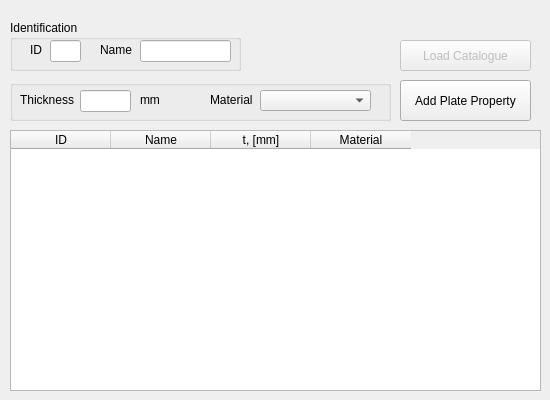
   <widget class="QWidget" name="tab_plate">
    <attribute name="title">
     <string>Plate Property</string>
    </attribute>
    <widget class="QTableWidget" name="tablePlate">
     <property name="enabled">
      <bool>true</bool>
     </property>
     <property name="geometry">
      <rect>
       <x>10</x>
       <y>130</y>
       <width>531</width>
       <height>261</height>
      </rect>
     </property>
     <property name="layoutDirection">
      <enum>Qt::LeftToRight</enum>
     </property>
     <property name="frameShape">
      <enum>QFrame::StyledPanel</enum>
     </property>
     <property name="frameShadow">
      <enum>QFrame::Sunken</enum>
     </property>
     <property name="sizeAdjustPolicy">
      <enum>QAbstractScrollArea::AdjustToContents</enum>
     </property>
     <column>
      <property name="text">
       <string>ID</string>
      </property>
     </column>
     <column>
      <property name="text">
       <string>Name</string>
      </property>
     </column>
     <column>
      <property name="text">
       <string>t, [mm]</string>
      </property>
     </column>
     <column>
      <property name="text">
       <string>Material</string>
      </property>
     </column>
    </widget>
    <widget class="QGroupBox" name="groupBox_2">
     <property name="geometry">
      <rect>
       <x>10</x>
       <y>80</y>
       <width>381</width>
       <height>41</height>
      </rect>
     </property>
     <property name="title">
      <string/>
     </property>
     <widget class="QLabel" name="label_11">
      <property name="geometry">
       <rect>
        <x>10</x>
        <y>10</y>
        <width>61</width>
        <height>20</height>
       </rect>
      </property>
      <property name="text">
       <string>Thickness</string>
      </property>
     </widget>
     <widget class="QLineEdit" name="lineEdit_plateThickness">
      <property name="geometry">
       <rect>
        <x>70</x>
        <y>10</y>
        <width>51</width>
        <height>22</height>
       </rect>
      </property>
     </widget>
     <widget class="QLabel" name="label_23">
      <property name="geometry">
       <rect>
        <x>200</x>
        <y>10</y>
        <width>51</width>
        <height>20</height>
       </rect>
      </property>
      <property name="text">
       <string>Material</string>
      </property>
     </widget>
     <widget class="QComboBox" name="cBox_PlateMaterial">
      <property name="geometry">
       <rect>
        <x>250</x>
        <y>10</y>
        <width>111</width>
        <height>21</height>
       </rect>
      </property>
     </widget>
     <widget class="QLabel" name="label_53">
      <property name="geometry">
       <rect>
        <x>130</x>
        <y>10</y>
        <width>31</width>
        <height>20</height>
       </rect>
      </property>
      <property name="text">
       <string>mm</string>
      </property>
     </widget>
    </widget>
    <widget class="QGroupBox" name="groupBox_8">
     <property name="geometry">
      <rect>
       <x>10</x>
       <y>20</y>
       <width>231</width>
       <height>51</height>
      </rect>
     </property>
     <property name="title">
      <string>Identification</string>
     </property>
     <widget class="QLineEdit" name="lineEdit_plateID">
      <property name="geometry">
       <rect>
        <x>40</x>
        <y>20</y>
        <width>31</width>
        <height>22</height>
       </rect>
      </property>
     </widget>
     <widget class="QLabel" name="label_43">
      <property name="geometry">
       <rect>
        <x>20</x>
        <y>20</y>
        <width>21</width>
        <height>20</height>
       </rect>
      </property>
      <property name="text">
       <string>ID</string>
      </property>
     </widget>
     <widget class="QLineEdit" name="lineEdit_plateName">
      <property name="geometry">
       <rect>
        <x>130</x>
        <y>20</y>
        <width>91</width>
        <height>22</height>
       </rect>
      </property>
     </widget>
     <widget class="QLabel" name="label_52">
      <property name="geometry">
       <rect>
        <x>90</x>
        <y>20</y>
        <width>41</width>
        <height>20</height>
       </rect>
      </property>
      <property name="text">
       <string>Name</string>
      </property>
     </widget>
    </widget>
    <widget class="QPushButton" name="btnAddNewPlate">
     <property name="geometry">
      <rect>
       <x>400</x>
       <y>80</y>
       <width>131</width>
       <height>41</height>
      </rect>
     </property>
     <property name="text">
      <string>Add Plate Property</string>
     </property>
    </widget>
    <widget class="QPushButton" name="pushButton_18">
     <property name="enabled">
      <bool>false</bool>
     </property>
     <property name="geometry">
      <rect>
       <x>400</x>
       <y>40</y>
       <width>131</width>
       <height>31</height>
      </rect>
     </property>
     <property name="text">
      <string>Load Catalogue</string>
     </property>
    </widget>
   </widget>
